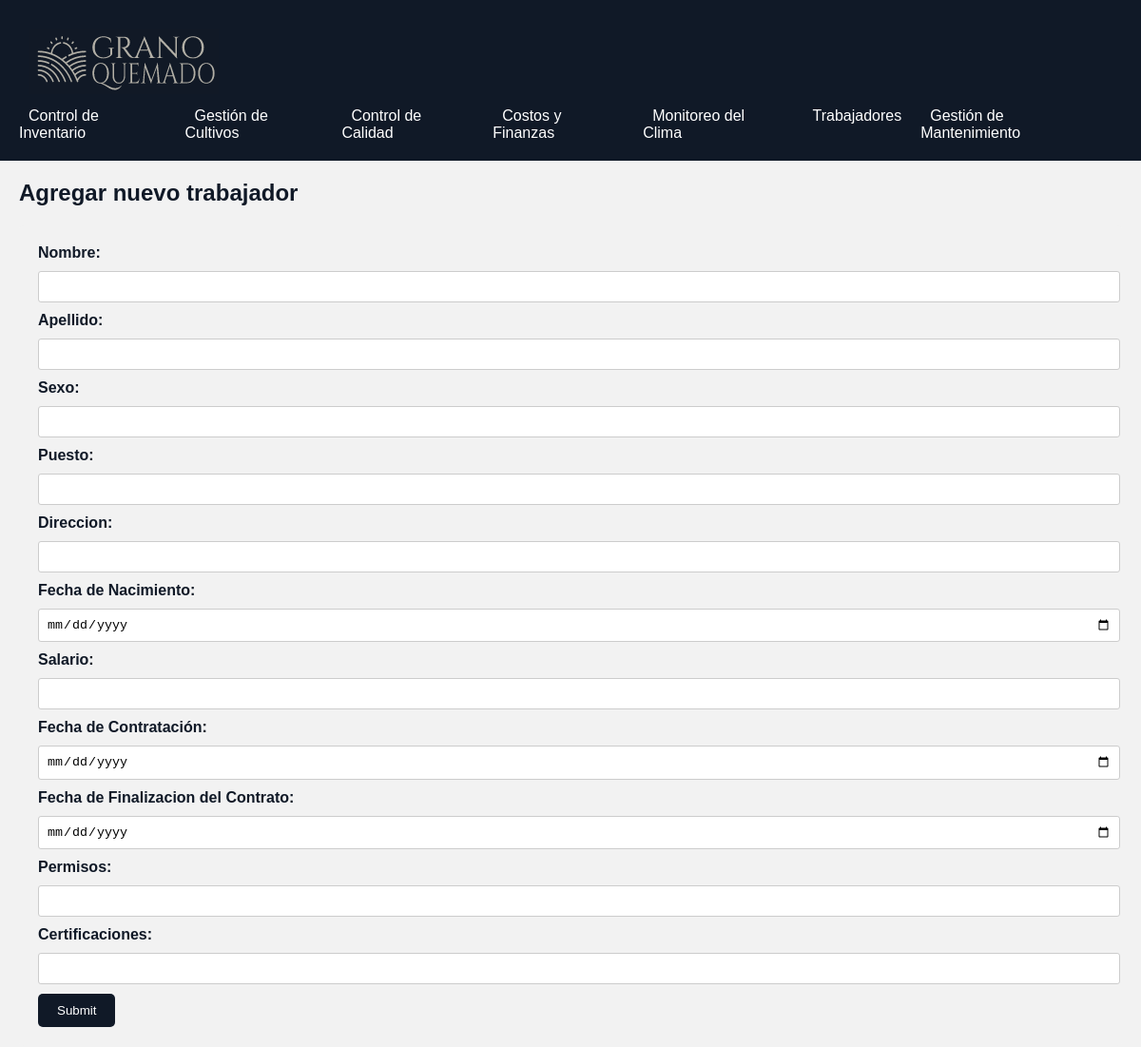
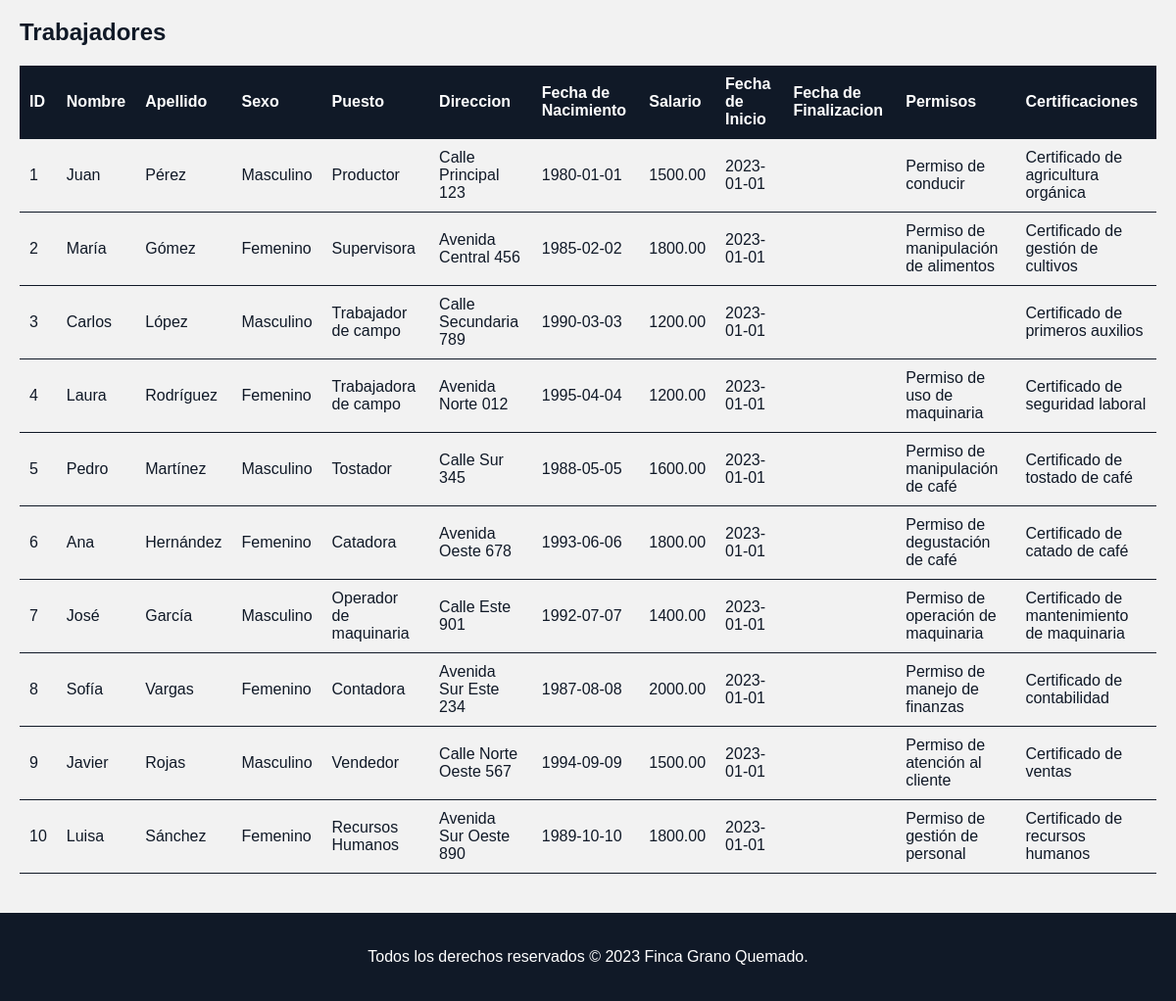
/trabajadores.php, run on the app's committed database (2 pictures, top to bottom).
### tables this page shows
CREATE TABLE trabajadores (
    id SERIAL PRIMARY KEY,
    nombre VARCHAR(255) NOT NULL,
    apellido VARCHAR(100) NOT NULL,
    sexo VARCHAR(20) NOT NULL,
    puesto VARCHAR(255) NOT NULL,
    direccion VARCHAR(200),
    fecha_nacimiento DATE,
    salario DECIMAL(10,2),
    fecha_inicio DATE,
    fecha_fin DATE,
    permisos TEXT,
    certificaciones TEXT
);

### trabajadores.php (the view, shortened to what this page needs)
<!DOCTYPE html>
<html>
<head>
    <link rel="stylesheet" href="styles/styles.css">
</head>
<body>
    <header>
    <img src="public/logo.png" alt="Logo" class="logo-img">
        <nav>
        <ul>
            <li><a href="index.php">Control de Inventario</a></li>
            <li><a href="gestion-cultivos.php">Gestión de Cultivos</a></li>
            <li><a href="control-calidad.php">Control de Calidad</a></li>
            <li><a href="costos-finanzas.php">Costos y Finanzas</a></li>
            <li><a href="monitoreo-clima.php">Monitoreo del Clima</a></li>
            <li><a href="trabajadores.php">Trabajadores</a></li>
            <li><a href="gestion-mantenimiento.php">Gestión de Mantenimiento</a></li>
            </ul>
        </nav>
    </header>
    <main>
        <section class="inventory">
        <h2>Agregar nuevo trabajador</h2>
            <form action="agregar/agregar-trabajador.php" method="POST">
                <label for="nombre">Nombre:</label>
                <input type="text" id="nombre" name="nombre" required>
                <label for="apellido">Apellido:</label>
                <input type="text" id="apellido" name="apellido" required>
                <label for="sexo">Sexo:</label>
                <input type="text" id="sexo" name="sexo" required>
                <label for="puesto">Puesto:</label>
                <input type="text" id="puesto" name="puesto" required>
                <label for="direccion">Direccion:</label>
                <input type="text" id="direccion" name="direccion" required>
                <label for="fecha_nacimiento">Fecha de Nacimiento:</label>
                <input type="date" id="fecha_nacimiento" name="fecha_nacimiento" required>
                <label for="salario">Salario:</label>
                <input type="number" id="salario" name="salario" required>
                <label for="fecha_inicio">Fecha de Contratación:</label>
                <input type="date" id="fecha_inicio" name="fecha_inicio" required>
                <label for="fecha_fin">Fecha de Finalizacion del Contrato:</label>
                <input type="date" id="fecha_fin" name="fecha_fin" required>
                <label for="permisos">Permisos:</label>
                <input type="text" id="permisos" name="permisos" required>
                <label for="certificaciones">Certificaciones:</label>
                <input type="text" id="certificaciones" name="certificaciones" required>
                <input type="submit" valu=e"Agregar">
            </form>
            <h2>Trabajadores</h2>
              <?php
              require 'conexion.php';
              $sql = "SELECT * FROM trabajadores";
              $result = $conn->query($sql);
              if ($result->num_rows > 0) {
                  echo "<table>
                  <tr>
                      <th>ID</th>
                      <th>Nombre</th>
                      <th>Apellido</th>
                      <th>Sexo</th>
                      <th>Puesto</th>
                      <th>Direccion</th>
                      <th>Fecha de Nacimiento</th>
                      <th>Salario</th>
                      <th>Fecha de Inicio</th>
                     <th>Fecha de Finalizacion</th>
                     <th>Permisos</th>
                     <th>Certificaciones</th>
                  </tr>";
                  while ($row = $result->fetch_assoc()) {
                      echo "<tr>
                         <td>".$row["id"]."</td>
                          <td>".$row["nombre"]."</td>
                          <td>".$row["apellido"]."</td>
                          <td>".$row["sexo"]."</td>
                          <td>".$row["puesto"]."</td>
                          <td>".$row["direccion"]."</td>
                          <td>".$row["fecha_nacimiento"]."</td>
                          <td>".$row["salario"]."</td>
                          <td>".$row["fecha_inicio"]."</td>
                          <td>".$row["fecha_fin"]."</td>
                          <td>".$row["permisos"]."</td>
                          <td>".$row["certificaciones"]."</td>
                      </tr>";
                  }
                  echo "</table>";
              } else {
                  echo "No se encontraron registros de trabajadores.";
              }
              ?>
    </section>
</main>
    <footer>
        <p>Todos los derechos reservados &copy; <?php echo date('Y'); ?> Finca Grano Quemado.</p>
    </footer>
</body>
</html>

### styles/styles.css (style rules this page uses)
body { background-color: #f2f2f2; color: #101927; font-family: Arial, sans-serif; margin: 0; padding: 0; }
header { background-color: #101927; padding: 20px; }
.logo-img { margin-right: 10px; padding: 10px; }
nav { display: flex; justify-content: center; }
nav ul { margin: 0; padding: 0; list-style: none; display: flex; }
nav ul li { margin-right: 10px; }
nav ul li a { color: #ffffff; text-decoration: none; padding: 10px; border-radius: 5px; transition: background-color 0.3s ease, color 0.3s ease; }
main { padding: 20px; }
section.inventory { margin-bottom: 20px; }
h2 { margin-top: 0; }
form { margin-bottom: 20px; background-color: #f2f2f2; padding: 20px; border-radius: 5px; }
label { display: block; margin-bottom: 10px; font-weight: bold; }
input[type="text"], input[type="number"], input[type="date"], input[type="int"], select { width: 100%; padding: 8px; margin-bottom: 10px; border-radius: 3px; border: 1px solid #ccc; }
input[type="submit"] { background-color: #101927; color: #ffffff; padding: 10px 20px; border: none; cursor: pointer; border-radius: 5px; }
table { width: 100%; border-collapse: collapse; }
th, td { padding: 10px; border-bottom: 1px solid #101927; text-align: left; }
th { background-color: #101927; color: #ffffff; }
tr:nth-child(even) { background-color: #f2f2f2; }
footer { background-color: #101927; padding: 20px; color: #ffffff; text-align: center; }

### data on the page
trabajadores: id "1", nombre "Juan", apellido "Pérez", sexo "Masculino", puesto "Productor", direccion "Calle Principal 123", fecha_nacimiento "1980-01-01", salario "1500.00", fecha_inicio "2023-01-01", permisos "Permiso de conducir", certificaciones "Certificado de agricultura orgánica"
trabajadores: id "2", nombre "María", apellido "Gómez", sexo "Femenino", puesto "Supervisora", direccion "Avenida Central 456", fecha_nacimiento "1985-02-02", salario "1800.00", fecha_inicio "2023-01-01", permisos "Permiso de manipulación de alimentos", certificaciones "Certificado de gestión de cultivos"
trabajadores: id "3", nombre "Carlos", apellido "López", sexo "Masculino", puesto "Trabajador de campo", direccion "Calle Secundaria 789", fecha_nacimiento "1990-03-03", salario "1200.00", fecha_inicio "2023-01-01", certificaciones "Certificado de primeros auxilios"
trabajadores: id "4", nombre "Laura", apellido "Rodríguez", sexo "Femenino", puesto "Trabajadora de campo", direccion "Avenida Norte 012", fecha_nacimiento "1995-04-04", salario "1200.00", fecha_inicio "2023-01-01", permisos "Permiso de uso de maquinaria", certificaciones "Certificado de seguridad laboral"
trabajadores: id "5", nombre "Pedro", apellido "Martínez", sexo "Masculino", puesto "Tostador", direccion "Calle Sur 345", fecha_nacimiento "1988-05-05", salario "1600.00", fecha_inicio "2023-01-01", permisos "Permiso de manipulación de café", certificaciones "Certificado de tostado de café"
trabajadores: id "6", nombre "Ana", apellido "Hernández", sexo "Femenino", puesto "Catadora", direccion "Avenida Oeste 678", fecha_nacimiento "1993-06-06", salario "1800.00", fecha_inicio "2023-01-01", permisos "Permiso de degustación de café", certificaciones "Certificado de catado de café"
trabajadores: id "7", nombre "José", apellido "García", sexo "Masculino", puesto "Operador de maquinaria", direccion "Calle Este 901", fecha_nacimiento "1992-07-07", salario "1400.00", fecha_inicio "2023-01-01", permisos "Permiso de operación de maquinaria", certificaciones "Certificado de mantenimiento de maquinaria"
trabajadores: id "8", nombre "Sofía", apellido "Vargas", sexo "Femenino", puesto "Contadora", direccion "Avenida Sur Este 234", fecha_nacimiento "1987-08-08", salario "2000.00", fecha_inicio "2023-01-01", permisos "Permiso de manejo de finanzas", certificaciones "Certificado de contabilidad"
trabajadores: id "9", nombre "Javier", apellido "Rojas", sexo "Masculino", puesto "Vendedor", direccion "Calle Norte Oeste 567", fecha_nacimiento "1994-09-09", salario "1500.00", fecha_inicio "2023-01-01", permisos "Permiso de atención al cliente", certificaciones "Certificado de ventas"
trabajadores: id "10", nombre "Luisa", apellido "Sánchez", sexo "Femenino", puesto "Recursos Humanos", direccion "Avenida Sur Oeste 890", fecha_nacimiento "1989-10-10", salario "1800.00", fecha_inicio "2023-01-01", permisos "Permiso de gestión de personal", certificaciones "Certificado de recursos humanos"
